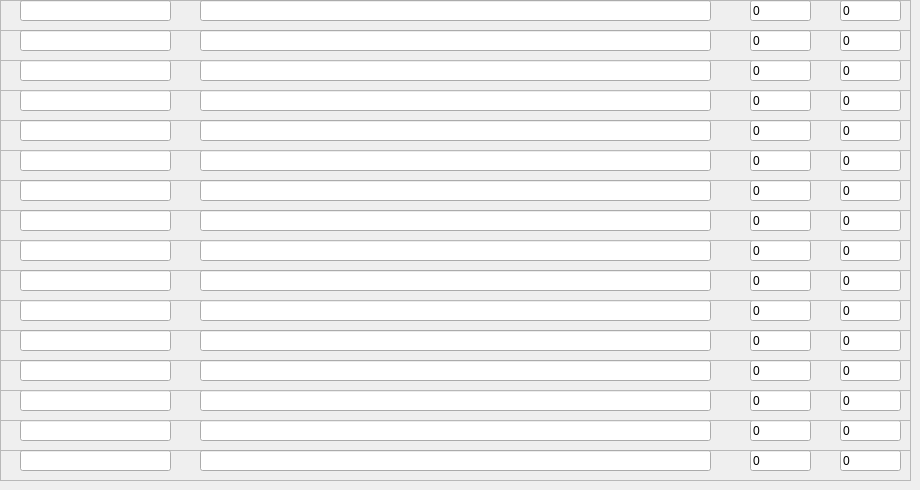
    <widget class="QWidget" name="tab">
     <attribute name="title">
      <string>1</string>
     </attribute>
     <widget class="QFrame" name="frame_15">
      <property name="geometry">
       <rect>
        <x>0</x>
        <y>420</y>
        <width>911</width>
        <height>31</height>
       </rect>
      </property>
      <property name="frameShape">
       <enum>QFrame::StyledPanel</enum>
      </property>
      <property name="frameShadow">
       <enum>QFrame::Raised</enum>
      </property>
      <widget class="QLineEdit" name="item_name_15">
       <property name="geometry">
        <rect>
         <x>20</x>
         <y>0</y>
         <width>151</width>
         <height>21</height>
        </rect>
       </property>
       <property name="text">
        <string/>
       </property>
      </widget>
      <widget class="QLineEdit" name="item_reg_15">
       <property name="geometry">
        <rect>
         <x>200</x>
         <y>0</y>
         <width>511</width>
         <height>21</height>
        </rect>
       </property>
       <property name="text">
        <string/>
       </property>
      </widget>
      <widget class="QLineEdit" name="item_index_15">
       <property name="geometry">
        <rect>
         <x>750</x>
         <y>0</y>
         <width>61</width>
         <height>21</height>
        </rect>
       </property>
       <property name="text">
        <string>0</string>
       </property>
      </widget>
      <widget class="QLineEdit" name="item_skip_15">
       <property name="geometry">
        <rect>
         <x>840</x>
         <y>0</y>
         <width>61</width>
         <height>21</height>
        </rect>
       </property>
       <property name="text">
        <string>0</string>
       </property>
      </widget>
     </widget>
     <widget class="QFrame" name="frame_6">
      <property name="geometry">
       <rect>
        <x>0</x>
        <y>150</y>
        <width>911</width>
        <height>31</height>
       </rect>
      </property>
      <property name="frameShape">
       <enum>QFrame::StyledPanel</enum>
      </property>
      <property name="frameShadow">
       <enum>QFrame::Raised</enum>
      </property>
      <widget class="QLineEdit" name="item_name_6">
       <property name="geometry">
        <rect>
         <x>20</x>
         <y>0</y>
         <width>151</width>
         <height>21</height>
        </rect>
       </property>
       <property name="text">
        <string/>
       </property>
      </widget>
      <widget class="QLineEdit" name="item_reg_6">
       <property name="geometry">
        <rect>
         <x>200</x>
         <y>0</y>
         <width>511</width>
         <height>21</height>
        </rect>
       </property>
       <property name="text">
        <string/>
       </property>
      </widget>
      <widget class="QLineEdit" name="item_index_6">
       <property name="geometry">
        <rect>
         <x>750</x>
         <y>0</y>
         <width>61</width>
         <height>21</height>
        </rect>
       </property>
       <property name="text">
        <string>0</string>
       </property>
      </widget>
      <widget class="QLineEdit" name="item_skip_6">
       <property name="geometry">
        <rect>
         <x>840</x>
         <y>0</y>
         <width>61</width>
         <height>21</height>
        </rect>
       </property>
       <property name="text">
        <string>0</string>
       </property>
      </widget>
     </widget>
     <widget class="QFrame" name="frame_16">
      <property name="geometry">
       <rect>
        <x>0</x>
        <y>450</y>
        <width>911</width>
        <height>31</height>
       </rect>
      </property>
      <property name="frameShape">
       <enum>QFrame::StyledPanel</enum>
      </property>
      <property name="frameShadow">
       <enum>QFrame::Raised</enum>
      </property>
      <widget class="QLineEdit" name="item_name_16">
       <property name="geometry">
        <rect>
         <x>20</x>
         <y>0</y>
         <width>151</width>
         <height>21</height>
        </rect>
       </property>
       <property name="text">
        <string/>
       </property>
      </widget>
      <widget class="QLineEdit" name="item_reg_16">
       <property name="geometry">
        <rect>
         <x>200</x>
         <y>0</y>
         <width>511</width>
         <height>21</height>
        </rect>
       </property>
       <property name="text">
        <string/>
       </property>
      </widget>
      <widget class="QLineEdit" name="item_index_16">
       <property name="geometry">
        <rect>
         <x>750</x>
         <y>0</y>
         <width>61</width>
         <height>21</height>
        </rect>
       </property>
       <property name="text">
        <string>0</string>
       </property>
      </widget>
      <widget class="QLineEdit" name="item_skip_16">
       <property name="geometry">
        <rect>
         <x>840</x>
         <y>0</y>
         <width>61</width>
         <height>21</height>
        </rect>
       </property>
       <property name="text">
        <string>0</string>
       </property>
      </widget>
     </widget>
     <widget class="QFrame" name="frame_9">
      <property name="geometry">
       <rect>
        <x>0</x>
        <y>240</y>
        <width>911</width>
        <height>31</height>
       </rect>
      </property>
      <property name="frameShape">
       <enum>QFrame::StyledPanel</enum>
      </property>
      <property name="frameShadow">
       <enum>QFrame::Raised</enum>
      </property>
      <widget class="QLineEdit" name="item_name_9">
       <property name="geometry">
        <rect>
         <x>20</x>
         <y>0</y>
         <width>151</width>
         <height>21</height>
        </rect>
       </property>
       <property name="text">
        <string/>
       </property>
      </widget>
      <widget class="QLineEdit" name="item_reg_9">
       <property name="geometry">
        <rect>
         <x>200</x>
         <y>0</y>
         <width>511</width>
         <height>21</height>
        </rect>
       </property>
       <property name="text">
        <string/>
       </property>
      </widget>
      <widget class="QLineEdit" name="item_index_9">
       <property name="geometry">
        <rect>
         <x>750</x>
         <y>0</y>
         <width>61</width>
         <height>21</height>
        </rect>
       </property>
       <property name="text">
        <string>0</string>
       </property>
      </widget>
      <widget class="QLineEdit" name="item_skip_9">
       <property name="geometry">
        <rect>
         <x>840</x>
         <y>0</y>
         <width>61</width>
         <height>21</height>
        </rect>
       </property>
       <property name="text">
        <string>0</string>
       </property>
      </widget>
     </widget>
     <widget class="QFrame" name="frame_11">
      <property name="geometry">
       <rect>
        <x>0</x>
        <y>300</y>
        <width>911</width>
        <height>31</height>
       </rect>
      </property>
      <property name="frameShape">
       <enum>QFrame::StyledPanel</enum>
      </property>
      <property name="frameShadow">
       <enum>QFrame::Raised</enum>
      </property>
      <widget class="QLineEdit" name="item_name_11">
       <property name="geometry">
        <rect>
         <x>20</x>
         <y>0</y>
         <width>151</width>
         <height>21</height>
        </rect>
       </property>
       <property name="text">
        <string/>
       </property>
      </widget>
      <widget class="QLineEdit" name="item_reg_11">
       <property name="geometry">
        <rect>
         <x>200</x>
         <y>0</y>
         <width>511</width>
         <height>21</height>
        </rect>
       </property>
       <property name="text">
        <string/>
       </property>
      </widget>
      <widget class="QLineEdit" name="item_index_11">
       <property name="geometry">
        <rect>
         <x>750</x>
         <y>0</y>
         <width>61</width>
         <height>21</height>
        </rect>
       </property>
       <property name="text">
        <string>0</string>
       </property>
      </widget>
      <widget class="QLineEdit" name="item_skip_11">
       <property name="geometry">
        <rect>
         <x>840</x>
         <y>0</y>
         <width>61</width>
         <height>21</height>
        </rect>
       </property>
       <property name="text">
        <string>0</string>
       </property>
      </widget>
     </widget>
     <widget class="QFrame" name="frame">
      <property name="geometry">
       <rect>
        <x>0</x>
        <y>0</y>
        <width>911</width>
        <height>31</height>
       </rect>
      </property>
      <property name="frameShape">
       <enum>QFrame::StyledPanel</enum>
      </property>
      <property name="frameShadow">
       <enum>QFrame::Raised</enum>
      </property>
      <widget class="QLineEdit" name="item_name_1">
       <property name="geometry">
        <rect>
         <x>20</x>
         <y>0</y>
         <width>151</width>
         <height>21</height>
        </rect>
       </property>
       <property name="text">
        <string/>
       </property>
      </widget>
      <widget class="QLineEdit" name="item_reg_1">
       <property name="geometry">
        <rect>
         <x>200</x>
         <y>0</y>
         <width>511</width>
         <height>21</height>
        </rect>
       </property>
       <property name="text">
        <string/>
       </property>
      </widget>
      <widget class="QLineEdit" name="item_index_1">
       <property name="geometry">
        <rect>
         <x>750</x>
         <y>0</y>
         <width>61</width>
         <height>21</height>
        </rect>
       </property>
       <property name="text">
        <string>0</string>
       </property>
      </widget>
      <widget class="QLineEdit" name="item_skip_1">
       <property name="geometry">
        <rect>
         <x>840</x>
         <y>0</y>
         <width>61</width>
         <height>21</height>
        </rect>
       </property>
       <property name="text">
        <string>0</string>
       </property>
      </widget>
     </widget>
     <widget class="QFrame" name="frame_4">
      <property name="geometry">
       <rect>
        <x>0</x>
        <y>90</y>
        <width>911</width>
        <height>31</height>
       </rect>
      </property>
      <property name="frameShape">
       <enum>QFrame::StyledPanel</enum>
      </property>
      <property name="frameShadow">
       <enum>QFrame::Raised</enum>
      </property>
      <widget class="QLineEdit" name="item_name_4">
       <property name="geometry">
        <rect>
         <x>20</x>
         <y>0</y>
         <width>151</width>
         <height>21</height>
        </rect>
       </property>
       <property name="text">
        <string/>
       </property>
      </widget>
      <widget class="QLineEdit" name="item_reg_4">
       <property name="geometry">
        <rect>
         <x>200</x>
         <y>0</y>
         <width>511</width>
         <height>21</height>
        </rect>
       </property>
       <property name="text">
        <string/>
       </property>
      </widget>
      <widget class="QLineEdit" name="item_index_4">
       <property name="geometry">
        <rect>
         <x>750</x>
         <y>0</y>
         <width>61</width>
         <height>21</height>
        </rect>
       </property>
       <property name="text">
        <string>0</string>
       </property>
      </widget>
      <widget class="QLineEdit" name="item_skip_4">
       <property name="geometry">
        <rect>
         <x>840</x>
         <y>0</y>
         <width>61</width>
         <height>21</height>
        </rect>
       </property>
       <property name="text">
        <string>0</string>
       </property>
      </widget>
     </widget>
     <widget class="QFrame" name="frame_5">
      <property name="geometry">
       <rect>
        <x>0</x>
        <y>120</y>
        <width>911</width>
        <height>31</height>
       </rect>
      </property>
      <property name="frameShape">
       <enum>QFrame::StyledPanel</enum>
      </property>
      <property name="frameShadow">
       <enum>QFrame::Raised</enum>
      </property>
      <widget class="QLineEdit" name="item_name_5">
       <property name="geometry">
        <rect>
         <x>20</x>
         <y>0</y>
         <width>151</width>
         <height>21</height>
        </rect>
       </property>
       <property name="text">
        <string/>
       </property>
      </widget>
      <widget class="QLineEdit" name="item_reg_5">
       <property name="geometry">
        <rect>
         <x>200</x>
         <y>0</y>
         <width>511</width>
         <height>21</height>
        </rect>
       </property>
       <property name="text">
        <string/>
       </property>
      </widget>
      <widget class="QLineEdit" name="item_index_5">
       <property name="geometry">
        <rect>
         <x>750</x>
         <y>0</y>
         <width>61</width>
         <height>21</height>
        </rect>
       </property>
       <property name="text">
        <string>0</string>
       </property>
      </widget>
      <widget class="QLineEdit" name="item_skip_5">
       <property name="geometry">
        <rect>
         <x>840</x>
         <y>0</y>
         <width>61</width>
         <height>21</height>
        </rect>
       </property>
       <property name="text">
        <string>0</string>
       </property>
      </widget>
     </widget>
     <widget class="QFrame" name="frame_7">
      <property name="geometry">
       <rect>
        <x>0</x>
        <y>180</y>
        <width>911</width>
        <height>31</height>
       </rect>
      </property>
      <property name="frameShape">
       <enum>QFrame::StyledPanel</enum>
      </property>
      <property name="frameShadow">
       <enum>QFrame::Raised</enum>
      </property>
      <widget class="QLineEdit" name="item_name_7">
       <property name="geometry">
        <rect>
         <x>20</x>
         <y>0</y>
         <width>151</width>
         <height>21</height>
        </rect>
       </property>
       <property name="text">
        <string/>
       </property>
      </widget>
      <widget class="QLineEdit" name="item_reg_7">
       <property name="geometry">
        <rect>
         <x>200</x>
         <y>0</y>
         <width>511</width>
         <height>21</height>
        </rect>
       </property>
       <property name="text">
        <string/>
       </property>
      </widget>
      <widget class="QLineEdit" name="item_index_7">
       <property name="geometry">
        <rect>
         <x>750</x>
         <y>0</y>
         <width>61</width>
         <height>21</height>
        </rect>
       </property>
       <property name="text">
        <string>0</string>
       </property>
      </widget>
      <widget class="QLineEdit" name="item_skip_7">
       <property name="geometry">
        <rect>
         <x>840</x>
         <y>0</y>
         <width>61</width>
         <height>21</height>
        </rect>
       </property>
       <property name="text">
        <string>0</string>
       </property>
      </widget>
     </widget>
     <widget class="QFrame" name="frame_12">
      <property name="geometry">
       <rect>
        <x>0</x>
        <y>330</y>
        <width>911</width>
        <height>31</height>
       </rect>
      </property>
      <property name="frameShape">
       <enum>QFrame::StyledPanel</enum>
      </property>
      <property name="frameShadow">
       <enum>QFrame::Raised</enum>
      </property>
      <widget class="QLineEdit" name="item_name_12">
       <property name="geometry">
        <rect>
         <x>20</x>
         <y>0</y>
         <width>151</width>
         <height>21</height>
        </rect>
       </property>
       <property name="text">
        <string/>
       </property>
      </widget>
      <widget class="QLineEdit" name="item_reg_12">
       <property name="geometry">
        <rect>
         <x>200</x>
         <y>0</y>
         <width>511</width>
         <height>21</height>
        </rect>
       </property>
       <property name="text">
        <string/>
       </property>
      </widget>
      <widget class="QLineEdit" name="item_index_12">
       <property name="geometry">
        <rect>
         <x>750</x>
         <y>0</y>
         <width>61</width>
         <height>21</height>
        </rect>
       </property>
       <property name="text">
        <string>0</string>
       </property>
      </widget>
      <widget class="QLineEdit" name="item_skip_12">
       <property name="geometry">
        <rect>
         <x>840</x>
         <y>0</y>
         <width>61</width>
         <height>21</height>
        </rect>
       </property>
       <property name="text">
        <string>0</string>
       </property>
      </widget>
     </widget>
     <widget class="QFrame" name="frame_10">
      <property name="geometry">
       <rect>
        <x>0</x>
        <y>270</y>
        <width>911</width>
        <height>31</height>
       </rect>
      </property>
      <property name="frameShape">
       <enum>QFrame::StyledPanel</enum>
      </property>
      <property name="frameShadow">
       <enum>QFrame::Raised</enum>
      </property>
      <widget class="QLineEdit" name="item_name_10">
       <property name="geometry">
        <rect>
         <x>20</x>
         <y>0</y>
         <width>151</width>
         <height>21</height>
        </rect>
       </property>
       <property name="text">
        <string/>
       </property>
      </widget>
      <widget class="QLineEdit" name="item_reg_10">
       <property name="geometry">
        <rect>
         <x>200</x>
         <y>0</y>
         <width>511</width>
         <height>21</height>
        </rect>
       </property>
       <property name="text">
        <string/>
       </property>
      </widget>
      <widget class="QLineEdit" name="item_index_10">
       <property name="geometry">
        <rect>
         <x>750</x>
         <y>0</y>
         <width>61</width>
         <height>21</height>
        </rect>
       </property>
       <property name="text">
        <string>0</string>
       </property>
      </widget>
      <widget class="QLineEdit" name="item_skip_10">
       <property name="geometry">
        <rect>
         <x>840</x>
         <y>0</y>
         <width>61</width>
         <height>21</height>
        </rect>
       </property>
       <property name="text">
        <string>0</string>
       </property>
      </widget>
     </widget>
     <widget class="QFrame" name="frame_14">
      <property name="geometry">
       <rect>
        <x>0</x>
        <y>390</y>
        <width>911</width>
        <height>31</height>
       </rect>
      </property>
      <property name="frameShape">
       <enum>QFrame::StyledPanel</enum>
      </property>
      <property name="frameShadow">
       <enum>QFrame::Raised</enum>
      </property>
      <widget class="QLineEdit" name="item_name_14">
       <property name="geometry">
        <rect>
         <x>20</x>
         <y>0</y>
         <width>151</width>
         <height>21</height>
        </rect>
       </property>
       <property name="text">
        <string/>
       </property>
      </widget>
      <widget class="QLineEdit" name="item_reg_14">
       <property name="geometry">
        <rect>
         <x>200</x>
         <y>0</y>
         <width>511</width>
         <height>21</height>
        </rect>
       </property>
       <property name="text">
        <string/>
       </property>
      </widget>
      <widget class="QLineEdit" name="item_index_14">
       <property name="geometry">
        <rect>
         <x>750</x>
         <y>0</y>
         <width>61</width>
         <height>21</height>
        </rect>
       </property>
       <property name="text">
        <string>0</string>
       </property>
      </widget>
      <widget class="QLineEdit" name="item_skip_14">
       <property name="geometry">
        <rect>
         <x>840</x>
         <y>0</y>
         <width>61</width>
         <height>21</height>
        </rect>
       </property>
       <property name="text">
        <string>0</string>
       </property>
      </widget>
     </widget>
     <widget class="QFrame" name="frame_3">
      <property name="geometry">
       <rect>
        <x>0</x>
        <y>60</y>
        <width>911</width>
        <height>31</height>
       </rect>
      </property>
      <property name="frameShape">
       <enum>QFrame::StyledPanel</enum>
      </property>
      <property name="frameShadow">
       <enum>QFrame::Raised</enum>
      </property>
      <widget class="QLineEdit" name="item_name_3">
       <property name="geometry">
        <rect>
         <x>20</x>
         <y>0</y>
         <width>151</width>
         <height>21</height>
        </rect>
       </property>
       <property name="text">
        <string/>
       </property>
      </widget>
      <widget class="QLineEdit" name="item_reg_3">
       <property name="geometry">
        <rect>
         <x>200</x>
         <y>0</y>
         <width>511</width>
         <height>21</height>
        </rect>
       </property>
       <property name="text">
        <string/>
       </property>
      </widget>
      <widget class="QLineEdit" name="item_index_3">
       <property name="geometry">
        <rect>
         <x>750</x>
         <y>0</y>
         <width>61</width>
         <height>21</height>
        </rect>
       </property>
       <property name="text">
        <string>0</string>
       </property>
      </widget>
      <widget class="QLineEdit" name="item_skip_3">
       <property name="geometry">
        <rect>
         <x>840</x>
         <y>0</y>
         <width>61</width>
         <height>21</height>
        </rect>
       </property>
       <property name="text">
        <string>0</string>
       </property>
      </widget>
     </widget>
     <widget class="QFrame" name="frame_13">
      <property name="geometry">
       <rect>
        <x>0</x>
        <y>360</y>
        <width>911</width>
        <height>31</height>
       </rect>
      </property>
      <property name="frameShape">
       <enum>QFrame::StyledPanel</enum>
      </property>
      <property name="frameShadow">
       <enum>QFrame::Raised</enum>
      </property>
      <widget class="QLineEdit" name="item_name_13">
       <property name="geometry">
        <rect>
         <x>20</x>
         <y>0</y>
         <width>151</width>
         <height>21</height>
        </rect>
       </property>
       <property name="text">
        <string/>
       </property>
      </widget>
      <widget class="QLineEdit" name="item_reg_13">
       <property name="geometry">
        <rect>
         <x>200</x>
         <y>0</y>
         <width>511</width>
         <height>21</height>
        </rect>
       </property>
       <property name="text">
        <string/>
       </property>
      </widget>
      <widget class="QLineEdit" name="item_index_13">
       <property name="geometry">
        <rect>
         <x>750</x>
         <y>0</y>
         <width>61</width>
         <height>21</height>
        </rect>
       </property>
       <property name="text">
        <string>0</string>
       </property>
      </widget>
      <widget class="QLineEdit" name="item_skip_13">
       <property name="geometry">
        <rect>
         <x>840</x>
         <y>0</y>
         <width>61</width>
         <height>21</height>
        </rect>
       </property>
       <property name="text">
        <string>0</string>
       </property>
      </widget>
     </widget>
     <widget class="QFrame" name="frame_2">
      <property name="geometry">
       <rect>
        <x>0</x>
        <y>30</y>
        <width>911</width>
        <height>31</height>
       </rect>
      </property>
      <property name="frameShape">
       <enum>QFrame::StyledPanel</enum>
      </property>
      <property name="frameShadow">
       <enum>QFrame::Raised</enum>
      </property>
      <widget class="QLineEdit" name="item_name_2">
       <property name="geometry">
        <rect>
         <x>20</x>
         <y>0</y>
         <width>151</width>
         <height>21</height>
        </rect>
       </property>
       <property name="text">
        <string/>
       </property>
      </widget>
      <widget class="QLineEdit" name="item_reg_2">
       <property name="geometry">
        <rect>
         <x>200</x>
         <y>0</y>
         <width>511</width>
         <height>21</height>
        </rect>
       </property>
       <property name="text">
        <string/>
       </property>
      </widget>
      <widget class="QLineEdit" name="item_index_2">
       <property name="geometry">
        <rect>
         <x>750</x>
         <y>0</y>
         <width>61</width>
         <height>21</height>
        </rect>
       </property>
       <property name="text">
        <string>0</string>
       </property>
      </widget>
      <widget class="QLineEdit" name="item_skip_2">
       <property name="geometry">
        <rect>
         <x>840</x>
         <y>0</y>
         <width>61</width>
         <height>21</height>
        </rect>
       </property>
       <property name="text">
        <string>0</string>
       </property>
      </widget>
     </widget>
     <widget class="QFrame" name="frame_8">
      <property name="geometry">
       <rect>
        <x>0</x>
        <y>210</y>
        <width>911</width>
        <height>31</height>
       </rect>
      </property>
      <property name="frameShape">
       <enum>QFrame::StyledPanel</enum>
      </property>
      <property name="frameShadow">
       <enum>QFrame::Raised</enum>
      </property>
      <widget class="QLineEdit" name="item_name_8">
       <property name="geometry">
        <rect>
         <x>20</x>
         <y>0</y>
         <width>151</width>
         <height>21</height>
        </rect>
       </property>
       <property name="text">
        <string/>
       </property>
      </widget>
      <widget class="QLineEdit" name="item_reg_8">
       <property name="geometry">
        <rect>
         <x>200</x>
         <y>0</y>
         <width>511</width>
         <height>21</height>
        </rect>
       </property>
       <property name="text">
        <string/>
       </property>
      </widget>
      <widget class="QLineEdit" name="item_index_8">
       <property name="geometry">
        <rect>
         <x>750</x>
         <y>0</y>
         <width>61</width>
         <height>21</height>
        </rect>
       </property>
       <property name="text">
        <string>0</string>
       </property>
      </widget>
      <widget class="QLineEdit" name="item_skip_8">
       <property name="geometry">
        <rect>
         <x>840</x>
         <y>0</y>
         <width>61</width>
         <height>21</height>
        </rect>
       </property>
       <property name="text">
        <string>0</string>
       </property>
      </widget>
     </widget>
    </widget>
